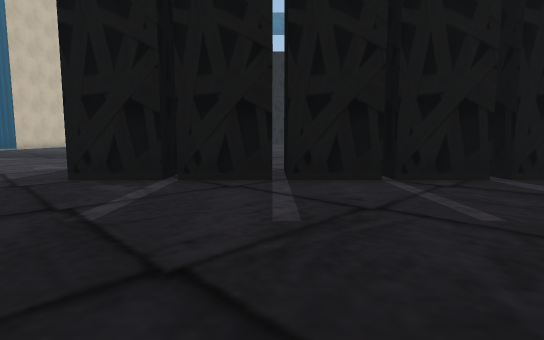
View 1 (above)

16 first-person views from a walk through a Unity game level. The camera is 1.4 m above the floor, tilts 6° down and sees 80° across. The floor is counted in squares, 2 m on a side. Each view is taken from the middle of a square. On the plan, view 1 faces up. The plan holds only what a view shows up to about 10 squares ahead; the rest is blank. The place goes on beyond the plan. The player is left out. Some surface patterns are stand-ins.

View 2
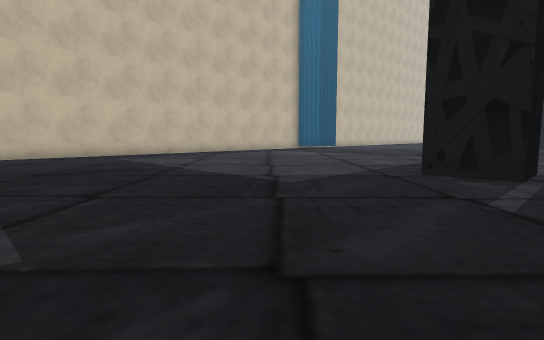

View 3
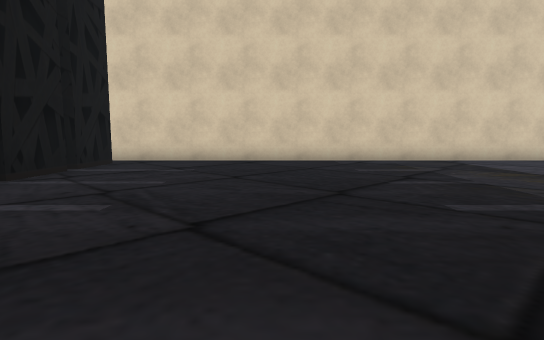

View 4
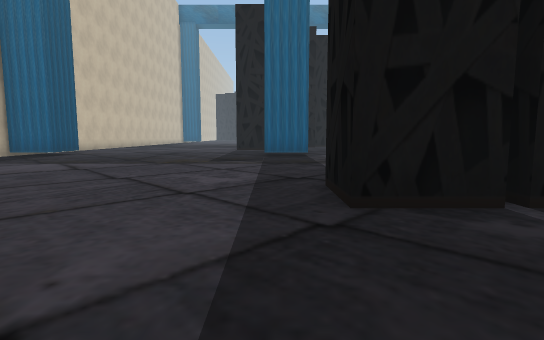

View 5
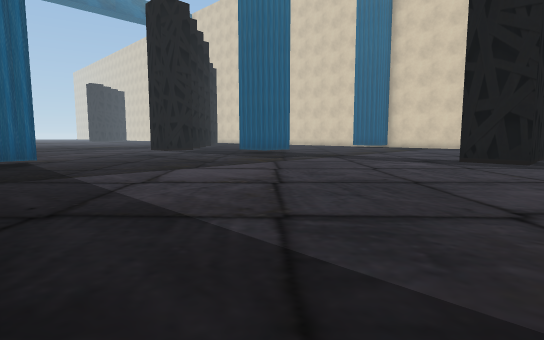

View 6
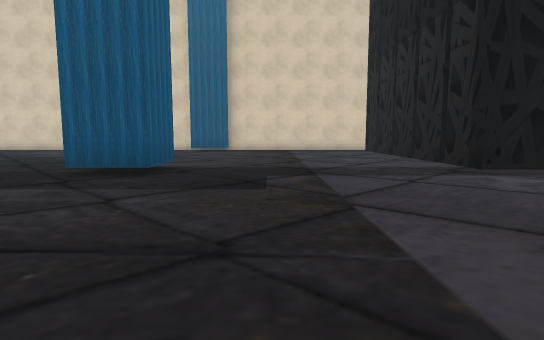

View 7
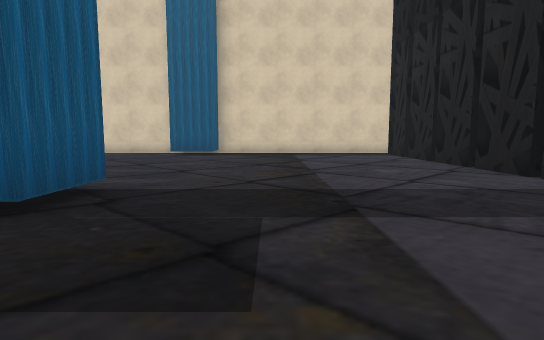

View 8
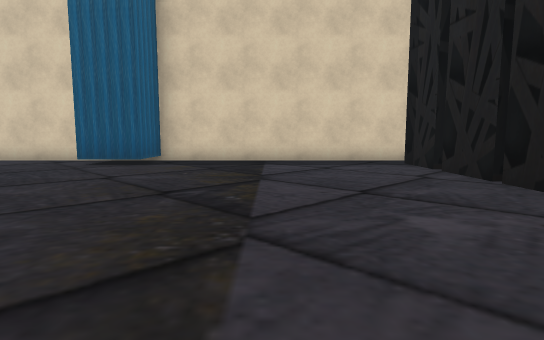

View 9
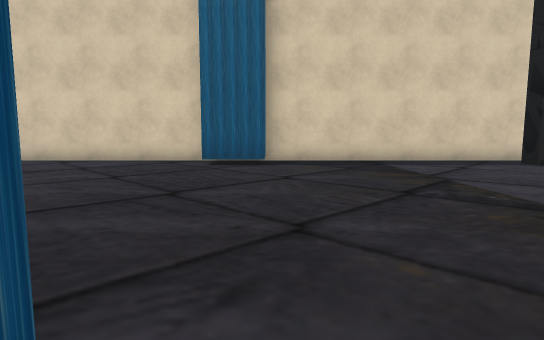

View 10
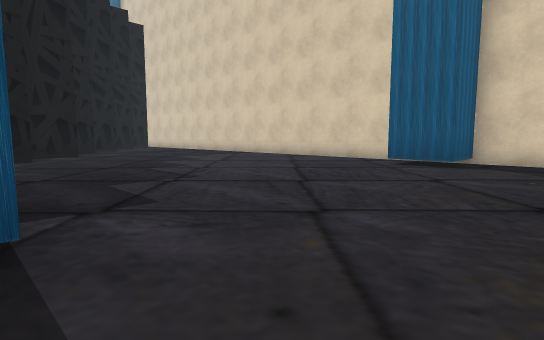

View 11
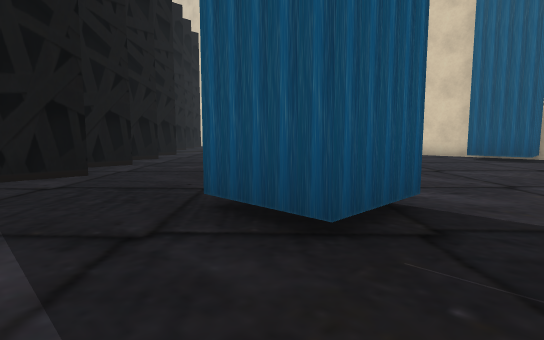

View 12
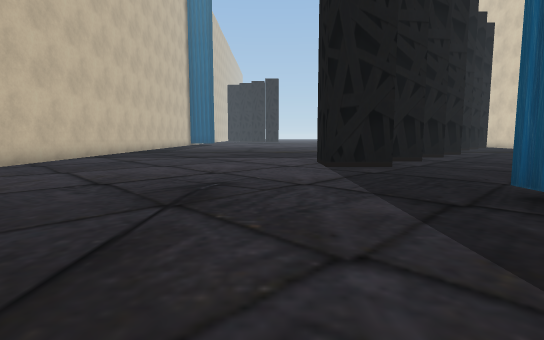

View 13
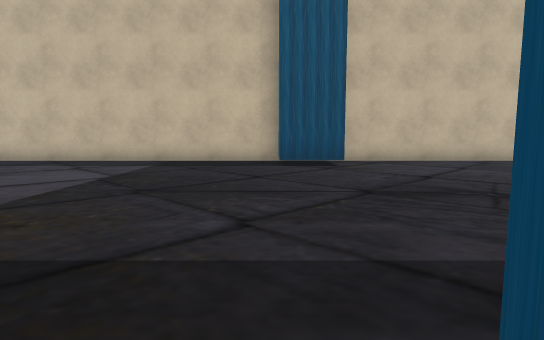

View 14
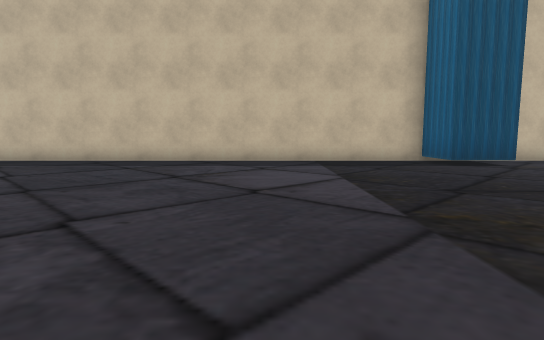

View 15
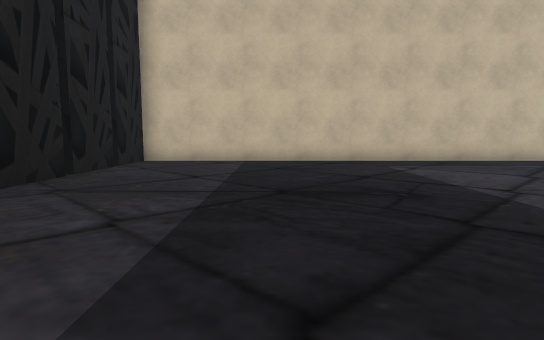

View 16
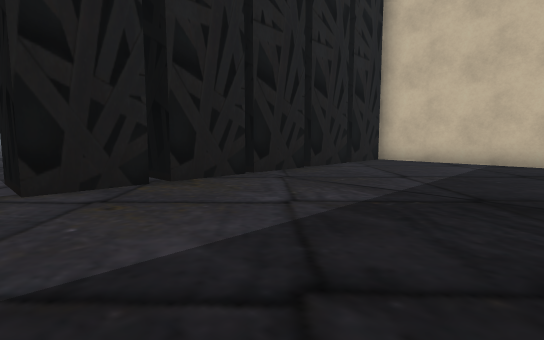

### Floor plan
Points are (right, up) in squares from view 1. A wall is a line through its corners. A room is listed if a view was taken in it or the views show most of it. See-through windows are left out.
Room 1 (views 1, 2, 3, 4, 5, 6, 7, 8, 9, 10, 11, 12, 13, 14, 15, 16)
walls: (-1.5, 6.6) (1.8, 6.6); (-2.8, 13.2) (-4.3, 13.2) (-4.3, 14.8); (-1.7, 5.1) (-3.2, 5.1) (-3.2, 6.6) (-1.7, 6.6); (0.1, 5.1) (-1.5, 5.1); (2, 6.6) (3.5, 6.6); (1.8, 5.1) (0.2, 5.1); (3.8, 6.6) (5.4, 6.6); (3.5, 5.1) (2, 5.1); (-4.2, 18.3) (-5.8, 18.3) (-5.8, 19.8); (-11.5, 14.8) (-11.5, 13.2) (-13.1, 13.2) (-13.1, -3.6) (-11.5, -3.6); (5.4, 5.1) (3.8, 5.1); (-2.8, 19.9) (-3.9, 19.9); (6.3, 15) (6.3, 20.2); (-6.1, -3.6) (-4.6, -3.6) (-4.6, -4.5); (-9.6, -3.6) (-6.4, -3.6); (-11.4, -3.6) (-9.8, -3.6); (-13.1, 21.1) (-13.1, 15); (6.3, -4.5) (6.3, 13.2) (4.8, 13.2) (4.8, 14.8)

Where each view was taken, in squares from view 1:
view 1: 0 up, 0 right, facing up
view 2: 1 down, 1 left, facing up-left
view 3: 1 up, 3 left, facing right
view 4: 2 up, 4 left, facing up
view 5: 4 up, 13 left, facing up-right
view 6: 11 up, 10 left, facing right
view 7: 11 up, 7 left, facing right
view 8: 10 up, 3 left, facing right
view 9: 13 up, 3 left, facing right
view 10: 11 up, 3 left, facing up-right
view 11: 12 up, 6 left, facing up-right
view 12: 11 up, 7 left, facing up
view 13: 13 up, 4 left, facing left
view 14: 9 up, 4 left, facing left
view 15: 0 up, 4 left, facing left
view 16: 1 up, 4 left, facing down-left
